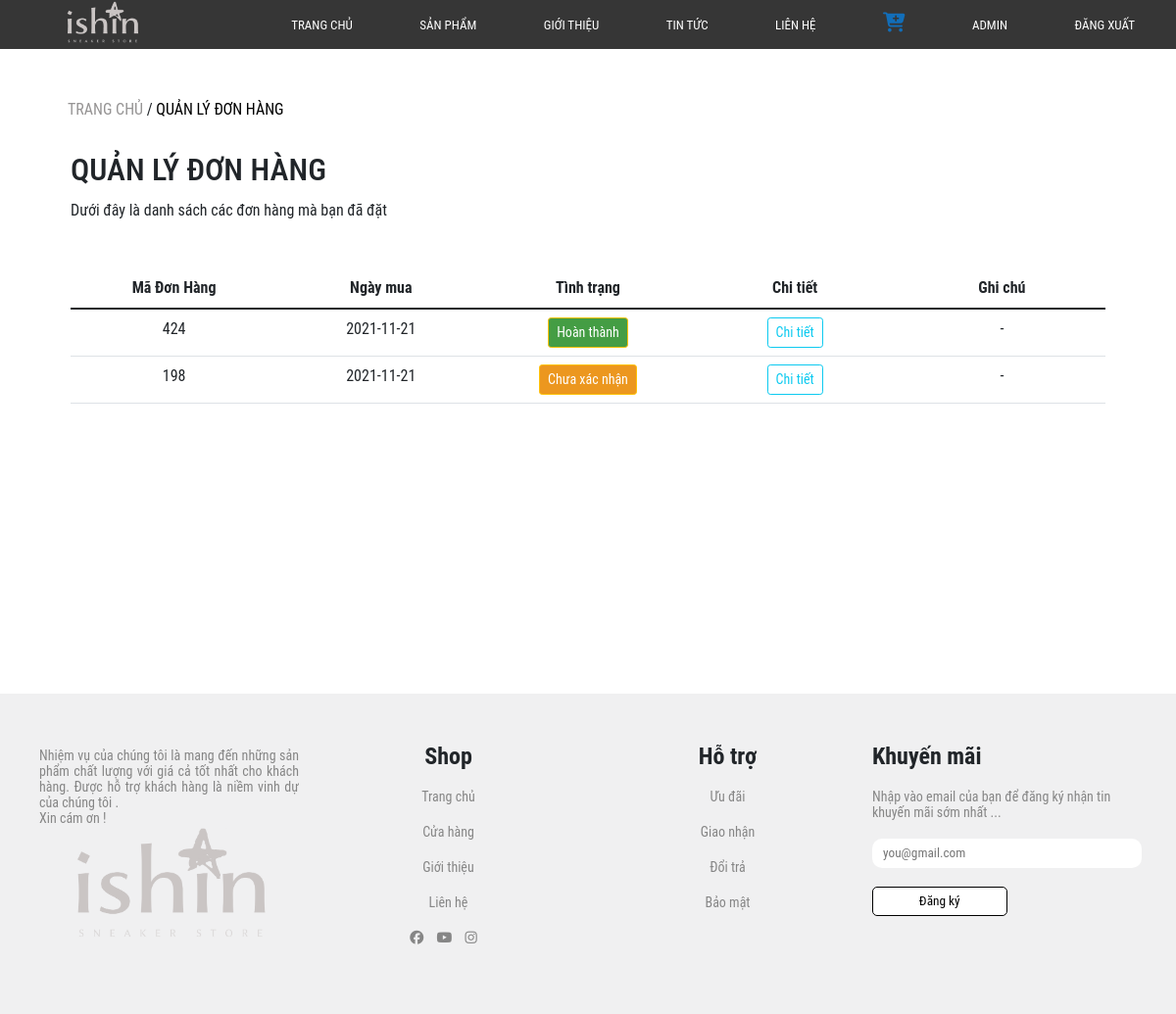
The page /shop/quan_ly_don.php?user=admin (signed in) on the database as committed earlier.
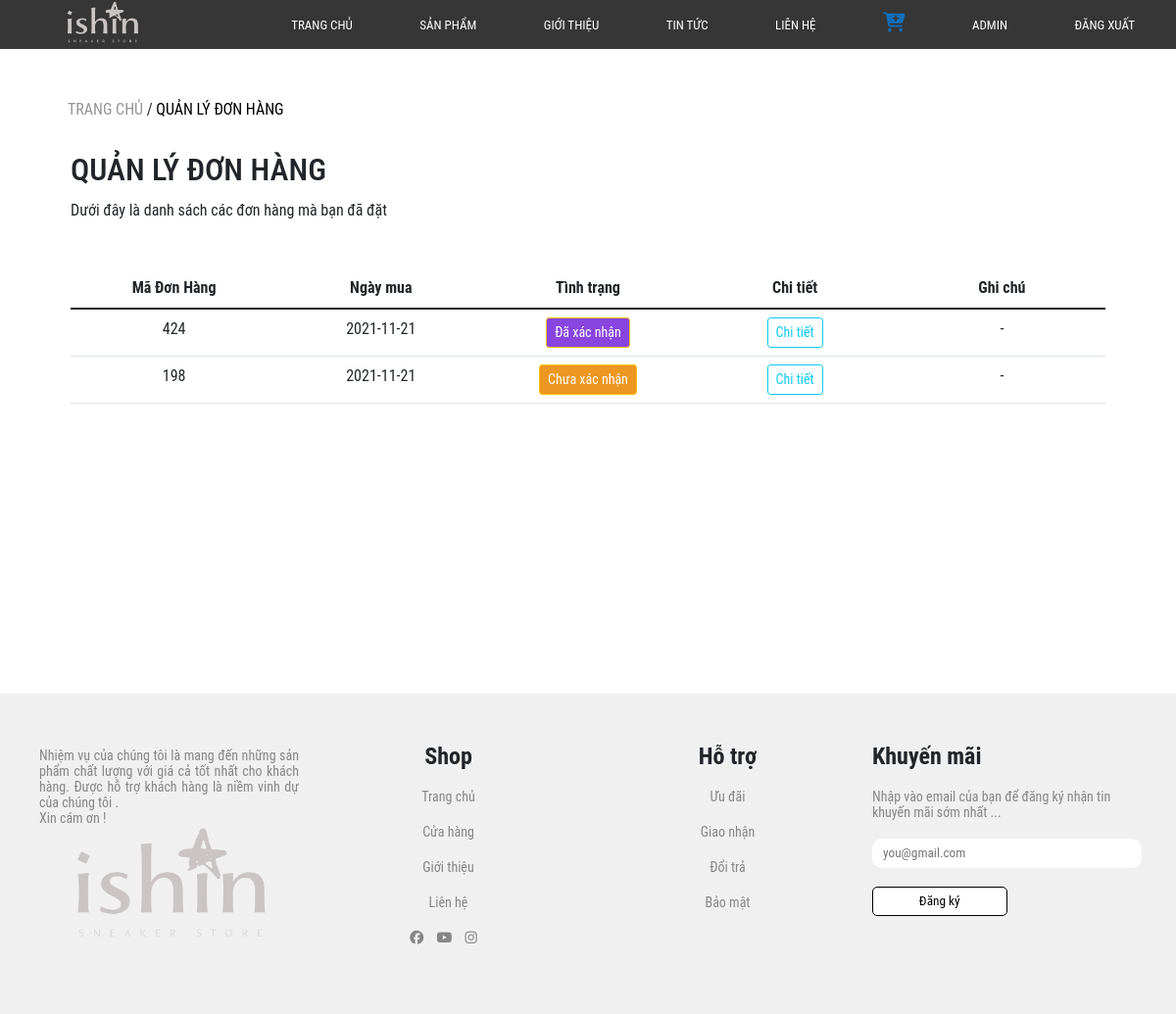
The same page on the database as committed later.
### tables this page shows
CREATE TABLE `don_hang` (
  `ma_don` int(11) NOT NULL,
  `user` varchar(20) NOT NULL,
  `date` date NOT NULL,
  `tinh_trang` int(20) NOT NULL,
  `ho_va_ten` varchar(50) NOT NULL,
  `So_dien_thoai` varchar(50) NOT NULL,
  `email` varchar(50) NOT NULL,
  `Dia_chi` varchar(50) NOT NULL,
  `note` varchar(50) NOT NULL
);

### shop/quan_ly_don.php (the view, shortened to what this page needs)
<?php
    $sql=mysqli_connect("mysql.site4now.net","a7cc8e_dapoet1","123456aA@","db_a7cc8e_dapoet1");
    if(isset($_REQUEST['user'])){
        $user=$_REQUEST['user'];
    }
    $selectData = "SELECT * FROM don_hang";
    $row=$sql->query($selectData);
    $arr=array();
    while($res=$row->fetch_assoc()){
        array_push($arr,$res);
    }
    $arr_don_hang=array_filter($arr,"getDon");
    function getDon($don){
        return $don['user']==$GLOBALS['user'];
    }
    function getStatusId($i){
        if($i==1){
            return "status_1";
        }
        if($i==2){
            return "status_2";
        }
        if($i==4){
            return "status_4";
        }
    }
    function getStatusText($i){
        if($i==1){
            return "Chưa xác nhận";
        }
        if($i==2){
            return "Đã xác nhận";
        }
        if($i==4){
            return "Hoàn thành";
        }
    }
?>
<!DOCTYPE html>
<html lang="en">
<head>
    <link href="https://cdn.jsdelivr.net/npm/bootstrap@5.1.3/dist/css/bootstrap.min.css" rel="stylesheet">
    <link rel="stylesheet" href="https://unpkg.com/swiper/swiper-bundle.min.css"/>
    <link rel="stylesheet" href="../css/quan_ly_don/style.css">
    <link rel="stylesheet" href="https://cdn.jsdelivr.net/npm/bootstrap-icons@1.6.0/font/bootstrap-icons.css">
</head>
<body>
    <?php require('top_menu.php') ?>
<section class="main container" style="margin-top:50px ;">
        <div class="display-filter container" style="margin-bottom: 30px;">
            <div class="link">
                <a href="trang_chu.php" style="color:rgb(150, 148, 148);">TRANG CHỦ</a>
                <span>/</span>
                <a href="" style="color: black;">QUẢN LÝ ĐƠN HÀNG</a>
            </div>
        </div>
        <div class="text">
            <h2>QUẢN LÝ ĐƠN HÀNG</h2>
            <p>Dưới đây là danh sách các đơn hàng mà bạn đã đặt</p>
        </div>
        <div class="manage-table">
            <table class="table table-hover">
                <thead class="thead-dark">
                   <tr>
                      <th style="width: 20%">Mã Đơn Hàng</th>
                      <th style="width: 20%">Ngày mua</th>
                      <th style="width: 20%">Tình trạng</th>
                      <th style="width: 20%">Chi tiết</th>
                      <th style="width: 20%">Ghi chú</th>
                   </tr>
                </thead>
                <tbody>
                <?php
                    foreach($arr_don_hang as $i => $don_hang){
                        $ma_don=$don_hang['ma_don'];
                        $date=$don_hang['date'];
                        $status=getStatusText($don_hang['tinh_trang']);
                        $statusId=getStatusId($don_hang['tinh_trang']);
                        echo " <tr>
                                    <td>$ma_don</td>
                                    <td>$date</td>
                                    <td><button type=\"button\" class=\"btn btn-warning btn-sm\" id=\"$statusId\">$status</button></td>
                                    <td><a href=\"chi_tiet_don_hang.php?ma_don=$ma_don&user=$user\" class=\"btn btn-outline-info btn-sm\" role=\"button\">Chi tiết</a></td>
                                    <td>-</td>
                                </tr>";
                    }
                ?>
                </tbody>
             </table>
        </div>
    </section>
    <?php require('footer.php') ?>
</body>
</html>

### shop/top_menu.php (shortened to what this page needs)
<?php
$login = false;
$vaitro = 0;
if(isset($_SESSION["loggedin"]) && $_SESSION["loggedin"] === true){
    $login = true;
    $vaitro = $_SESSION["vai_tro"];
}
?>
    <section class="top-menu">
        <div class="container">
            <div class="logo">
                <a href="trang_chu.php" class="container"><img class="logo-t" src="../img/main_logo.png" alt="Logo" style="text-align:center; line-height:100%"></a>
            </div>
            <div class="menu">
                <ul>
                    <li><a href="trang_chu.php">TRANG CHỦ</a></li>
                    <li><a href="san_pham.php">SẢN PHẨM</a></li>
                    <li><a href="gioi_thieu.php">GIỚI THIỆU</a></li>
                    <li><a href="tin_tuc.php">TIN TỨC</a></li>
                    <li><a href="lien_he.php">LIÊN HỆ</a></li>
                    <li class='gio-hang'><a href="gio_hang.php"><i class="fas fa-cart-plus"></i></a></li>
                    <li class="login-register">
                    <?php
                        if (!$login) {
                            echo "<span><a href=\"./dang_nhap_dang_ki.php?page=sign_in\" class=\"login\">Đăng nhập</a></span></li>
                            <li class=\"login-register\"><span><a href=\"./dang_nhap_dang_ki.php?page=sign_up\" class=\"register\">Đăng kí</a></span>";
                        } else {
                            if ($vaitro == 0) {
                                echo "<span><a href=\"../user/trang_ca_nhan.php\" class=\"register\">Cá nhân</a></span></li>
                                <li class=\"login-register\"><a href=\"./logout.php\" class=\"register\">Đăng xuất</a></span>";
                            } else {
                                echo "<span><a href=\"../admin/index.php\" class=\"register\">Admin</a></span></li>
                                <li class=\"login-register\"><a href=\"./logout.php\" class=\"register\">Đăng xuất</a></span>";
                            }
                        }
                    ?>
                    </li>
                </ul>
            </div>
        </div>
    </section>

### shop/footer.php (shortened to what this page needs)
<section class="footer">
        <div class="container">
            <div class="row">
                <div class="col-12 col-md-3" style="padding: 5px 10px;">
                    <p style="text-align: justify;">Nhiệm vụ của chúng tôi là mang đến những sản phẩm chất lượng với giá cả tốt nhất cho khách hàng. Được hỗ trợ khách hàng là niềm vinh dự của chúng tôi .</p>
                    <p>Xin cám ơn !</p>
                    <div id="logo-footer container">
                        <img class="img-fluid logo-f" src="../img/gioi_thieu/bg_footer_cut.png">
                    </div>
                </div>
                <div class="col-12 col-md-3" style="text-align: center;">
                    <h2>Shop</h2>
                    <br>
                    <ul>
                        <li>Trang chủ</li>
                        <li>Cửa hàng</li>
                        <li>Giới thiệu</li>
                        <li>Liên hệ</li>
                        <li><a href=""><i class="fab fa-facebook"></i></a>  <a href=""><i class="fab fa-youtube"></i></a> <a href=""><i class="fab fa-instagram"></i></a></li>
                    </ul>
                </div>
                <div class="col-12 col-md-3" style="text-align: center;">
                    <h2>Hỗ trợ</h2>
                    <br>
                    <ul>
                        <li>Ưu đãi</li>
                        <li>Giao nhận</li>
                        <li>Đổi trả</li>
                        <li>Bảo mật</li>
                    </ul>
                </div>
                <div class="col-12 col-md-3 subcribe">
                    <h2>Khuyến mãi</h2> <br>
                    <p>Nhập vào email của bạn để đăng ký nhận tin khuyến mãi sớm nhất ...</p> <br>
                    <input type="email" placeholder="you@gmail.com"> <br> <br>
                    <button> Đăng ký</button>
                </div>
            </div>
        </div>
    </section>
<div class="move-to-top" onclick="moveToTop()">
</div>

### css/quan_ly_don/style.css (style rules this page uses)
* { margin: 0; padding: 0; box-sizing: border-box; font-family: "Roboto Condensed", sans-serif; }
li { list-style: none; }
a { text-decoration: none; }
.text p { text-align: justify; line-height: 1.6; }
.top-menu { width: 100%; line-height: 60px; background-color: #363636; top: 0; right: 0; left: 0; z-index: 1; }
.top-menu .container a { color: #fff; font-size: 13px; }
.top-menu .container .gio-hang i { font-size: 20px; }
.top-menu .container a.active { color: #126eb9; }
.top-menu .container { display: flex; justify-content: space-between; height: 60px; }
.top-menu .container .menu { width: 60%; }
.top-menu .container .menu ul { display: flex; width: 100%; justify-content: space-between; }
.display-filter { margin: 15px; }
.text { margin-top: 30px; margin-left: 30px; }
.text h2 { margin: 10px 0; }
.manage-table { padding: 30px; padding-bottom: 200px; }
.table { text-align: center; }
.logo-f { object-fit:contain; object-position: 0 100%; }
.footer { width: 100%; padding-bottom: 50px; background-color: #F0F0F1; clear: left; }
.footer .col-12 { margin-top: 50px; }
.footer p, .footer li { color: rgb(134, 134, 134); font-size: 14px; }
.footer li { margin-bottom: 20px; }
.footer li a { margin-right:10px ; color: rgb(134, 134, 134); }
.footer .subcribe input { padding-left: 10px; line-height: 20px; height: 30px; width: 100%; border-radius: 10px; outline: none; border: 1px solid transparent; }
.footer .subcribe button { width: 50%; height: 30px; cursor: pointer; border-radius: 5px; border: 1px solid black; background-color: white; }
.move-to-top { position: fixed; bottom: 50px; right: 5%; font-size: 40px; cursor: pointer; overflow: hidden; }
.footer p { margin: 0 !important; }
.footer .row { --bs-gutter-x:0; }
.footer * { line-height: normal !important; }
.footer h2 { margin: 0; font-weight: bold; font-size: 24px; }
.footer ul, .footer li { padding-left: 0; }
.footer .col-12, .footer .col-md-3 { padding-left: 5px; padding-right: 5px; }
.footer .container { padding-left: 0; padding-right: 0; }
.footer input, .footer button { font-size: 13.3333px; }
#status_1 { background-color: #EC971F; color: #fff; }
#status_2 { background-color: #8845e0; color: #fff; }
#status_4 { background-color: #449D44; color: #fff; }

### shop/top_menu.php (style rules this page uses)
.top-menu { width: 100%; line-height: 50px; background-color: #363636; }
.top-menu .container a { color: #fff; font-size: 13px; }
.top-menu .container .gio-hang i { font-size: 20px; }
.top-menu .container a.active { color: #126eb9; }
.top-menu .container { display: flex; justify-content: space-between; max-height: 50px; }
.top-menu .container .menu { width: 80%; }
.top-menu .container .menu ul { display: flex; width: 100%; justify-content: space-between; }
.logo-t { max-width: 100%; height:auto; object-fit:contain; object-position: 0 100%; height: auto; width: 100px; }
.logo { display:flex; justify-content: center; align-items: center; }
.login-register * { text-transform: uppercase; }

### shop/footer.php (style rules this page uses)
.logo-f { max-width: 100%; height:auto; object-fit:contain; object-position: 0 100%; }
.footer { width: 100%; margin-top: 80px; padding-bottom: 50px; background-color: #f0f0f1; }
.footer .col-12 { margin-top: 50px; }
.footer p, .footer li { color: rgb(134, 134, 134); font-size: 14px; }
.footer li { margin-bottom: 20px; }
.footer li a { margin-right:10px ; color: rgb(134, 134, 134); }
.footer .subcribe input { padding-left: 10px; line-height: 20px; height: 30px; width: 100%; border-radius: 10px; outline: none; border: 1px solid transparent; }
.footer .subcribe button { width: 50%; height: 30px; cursor: pointer; border-radius: 5px; border: 1px solid black; background-color: white; }
.move-to-top { position: fixed; bottom: 50px; right: 5%; font-size: 40px; cursor: pointer; overflow: hidden; z-index: 5; }

Rows that differ between the two databases and show on the page:
changed don_hang "424": tinh_trang "Hoàn thành" → "Đã xác nhận"
